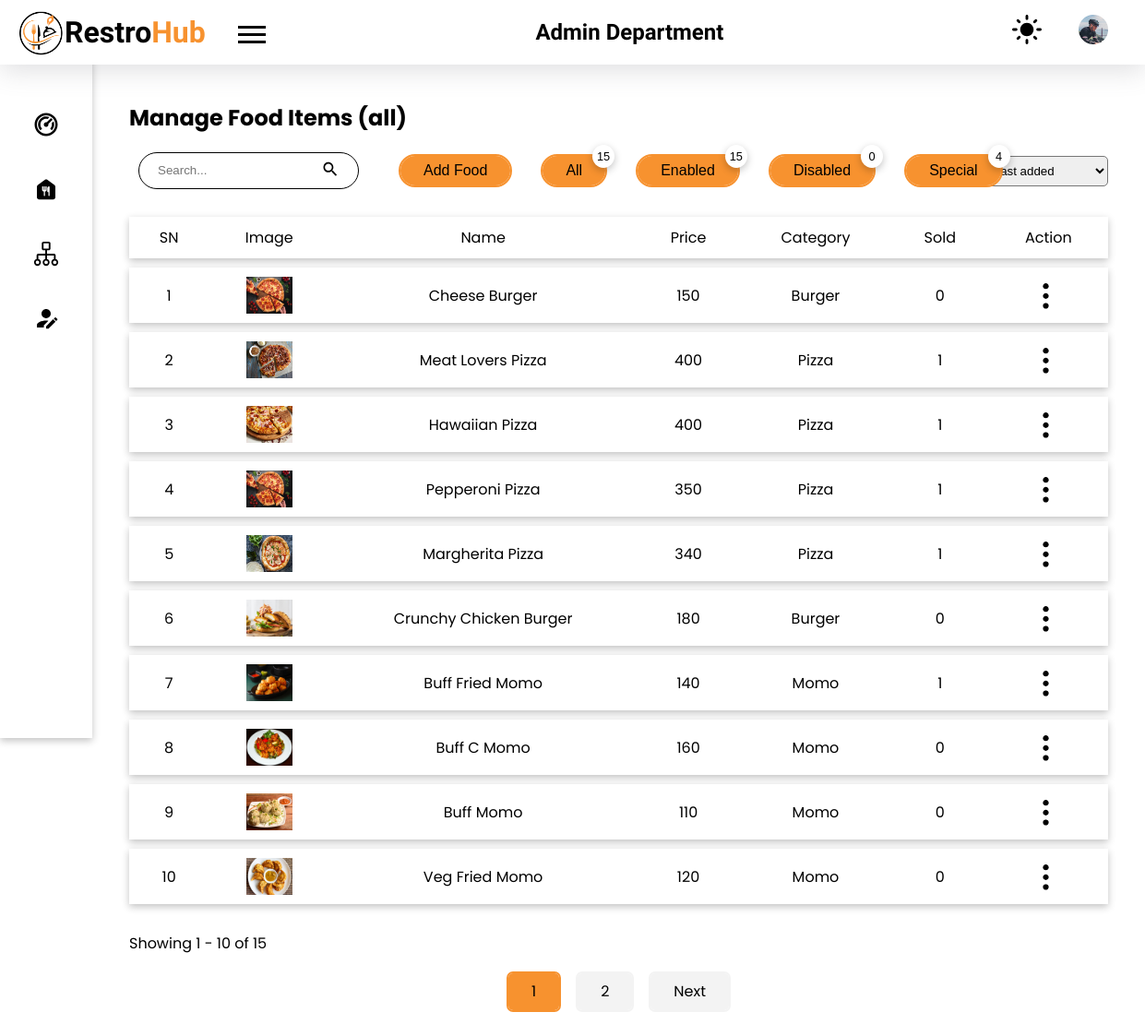
Screenshot of /admin/manage-foods.php (signed in) with the database file from the repository.
### tables this page shows
CREATE TABLE `food` (
  `f_id` int(11) NOT NULL,
  `img` varchar(100) DEFAULT NULL,
  `name` varchar(100) DEFAULT NULL,
  `price` int(11) DEFAULT NULL,
  `cooking_time` int(11) DEFAULT NULL,
  `description` varchar(500) NOT NULL,
  `veg` int(1) NOT NULL,
  `product_id` varchar(30) NOT NULL,
  `short_desc` varchar(50) NOT NULL,
  `ingredients` varchar(500) NOT NULL,
  `disabled` int(11) NOT NULL,
  `special` int(11) NOT NULL,
  `category` int(11) NOT NULL
);

CREATE TABLE `category` (
  `cat_id` int(11) NOT NULL,
  `image` varchar(100) NOT NULL,
  `cat_name` varchar(50) NOT NULL
);

### admin/components/calculate-offset.php (called while the page is built, shortened)
<?php
if (isset($_GET['page'])) {
    $page = mysqli_real_escape_string($conn, $_GET['page']);
    if (!is_numeric($page)) {
        $page = 1;
    }
} else {
    $page = 1;
}
$offset = intval(($page - 1) * $limit);
?>

### admin/manage-foods.php (the view, shortened to what this page needs)
<!DOCTYPE html>
<html lang="en">
<head>
    <link rel="stylesheet" href="../styles/style.css">
</head>
<body>
    <?php
    require("./components/header.php");
    require("./components/sidebar.php");
    ?>
    <main class="admin_dashboard_body">
        <section class="dashboard_inner-head flex items-center">
            <h2>Manage Food Items <?php if (isset($_GET['filter-by']))
                                        echo "(" . $_GET['filter-by'] . ")"; ?></h2>
        </section>
                            <?php
                            require("../config.php");
                            ?>
        <div class="flex items-center mt-20">
            <div class="flex items-center">
                <form action="#" method="post" class="search_form border-curve-lg">
                    <div class="flex items-center">
                        <input type="search" placeholder="Search..." class="no_outline search_employee" name="search-employee" id="search-employee">
                        <button type="submit" class="no_bg no_outline"><img src="../images/ic_search.svg" alt="search icon"></button>
                    </div>
                </form>
                <button class="button ml-35 border-curve-lg popper-btn">Add Food</button>
                <?php
                $sql = "SELECT * FROM food";
                $result = mysqli_query($conn, $sql);
                $count = mysqli_num_rows($result);
                $sql_enabled = "SELECT * FROM food where disabled = 0";
                $result_enabled = mysqli_query($conn, $sql_enabled);
                $count_enabled = mysqli_num_rows($result_enabled);
                $sql_disabled = "SELECT * FROM food where disabled = 1";
                $result_disabled = mysqli_query($conn, $sql_disabled);
                $count_disabled = mysqli_num_rows($result_disabled);
                $sql_special = "SELECT * FROM food where special = 1";
                $result_special = mysqli_query($conn, $sql_special);
                $count_special = mysqli_num_rows($result_special);
                ?>
                <a href="?filter-by=all" class="ml-35">
                    <button class="button border-curve-lg relative">All
                        <div class="count-top shadow"><?php
                                                        echo $count;
                                                        ?>
                        </div>
                    </button>
                </a>
                <a href="?filter-by=enabled" class="ml-35">
                    <button class="button border-curve-lg relative">Enabled
                        <div class="count-top shadow"><?php
                                                        echo $count_enabled;
                                                        ?>
                        </div>
                    </button>
                </a>
                <a href="?filter-by=disabled" class="ml-35">
                    <button class="button border-curve-lg relative">Disabled
                        <div class="count-top shadow"><?php
                                                        echo $count_disabled;
                                                        ?>
                        </div>
                    </button>
                </a>
                <a href="?filter-by=special" class="ml-35">
                    <button class="button border-curve-lg relative">Special
                        <div class="count-top shadow"><?php
                                                        echo $count_special;
                                                        ?>
                        </div>
                    </button>
                </a>
            </div>
            <div class="filter flex items-center">
                <form action="#" method="post" class="filter-form">
                    <select name="cat-filter" class="p_7-20 border-curve pointer" id="cat-filter">
                        <option value="last-added" class="pointer" selected>Last added</option>
                    </select>
                </form>
            </div>
        </div>
        <?php
        $limit = 10;
        require './components/calculate-offset.php';
        if (isset($_GET['filter-by'])) {
            $filter_by = $_GET['filter-by'];
            if ($filter_by == 'all') {
                $sql = "SELECT * FROM food order by f_id desc limit $offset, $limit";
            } else if ($filter_by == 'enabled') {
                $sql = "SELECT * FROM food where disabled = 0 order by f_id desc limit $offset, $limit";
            } else if ($filter_by == 'disabled') {
                $sql = "SELECT * FROM food where disabled = 1 order by f_id desc limit $offset, $limit";
            } else if ($filter_by == 'special') {
                $sql = "SELECT * FROM food where special = 1 order by f_id desc limit $offset, $limit";
            }
        } else {
            $_SESSION['filter-by'] = 'all';
            $sql = "SELECT * FROM food order by f_id desc limit $offset, $limit";
        }
        $res = mysqli_query($conn, $sql) or die("Could not fetch food items from database");
        if (mysqli_num_rows($res) > 0) {
        ?>
            <table class="mt-20">
                <tr class="shadow">
                    <th>SN</th>
                    <th>Image</th>
                    <th>Name</th>
                    <th>Price</th>
                    <th>Category</th>
                    <th>Sold</th>
                    <th>Action</th>
                </tr>
                <?php
                $i = $offset;
                while ($row = mysqli_fetch_assoc($res)) {
                    $i++;
                    $cat_id = $row['category'];
                    $sql_cat = "select cat_name from category where cat_id = $cat_id";
                    $res_cat = mysqli_query($conn, $sql_cat) or die("Could not fetch category name from database");
                    $row_cat = mysqli_fetch_assoc($res_cat);
                    $cat_name = $row_cat['cat_name'];
                    $total_sold = "select (count(orders.f_id) * orders.qty) as total_sold
                                    from orders
                                    inner join aos on orders.id = aos.order_id
                                    where aos.status = 'delivered'
                                    and orders.f_id = $row[f_id]";
                    $res_sold = mysqli_query($conn, $total_sold) or die("Could not fetch total sold from database");
                    $row_sold = mysqli_fetch_assoc($res_sold);
                    $total_sold = $row_sold['total_sold'];
                    if ($total_sold == null) {
                        $total_sold = 0;
                    }
                ?>
                    <tr class="shadow">
                        <td><?php echo $i; ?></td>
                        <td>
                            <img src="../uploads/foods/<?php echo $row['img']; ?>" alt="food image" class="table_food-img">
                        </td>
                        <td><?php echo $row['name']; ?></td>
                        <td><?php echo $row['price']; ?></td>
                        <td><?php echo $cat_name; ?></td>
                        <td><?php echo $total_sold; ?></td>
                        <td class="table_action_container">
                            <button class="no_bg no_outline table_option-menu">
                                <img src="../images/ic_options.svg" alt="options menu">
                            </button>
                        </td>
                    </tr>
                <?php } ?>
            </table>
        <?php
            require './components/pagination.php';
        } else
            echo "<p class='mt-20'>No Record Found</p>";
        ?>
    </main>
</body>
</html>

### rows the page displays
food: img (picture), name "Cheese Burger", price "150", category.cat_name "Burger", total_sold "0"
food: img (picture), name "Meat Lovers Pizza", price "400", category.cat_name "Pizza", total_sold "1"
food: img (picture), name "Hawaiian Pizza", price "400", category.cat_name "Pizza", total_sold "1"
food: img (picture), name "Pepperoni Pizza", price "350", category.cat_name "Pizza", total_sold "1"
food: img (picture), name "Margherita Pizza", price "340", category.cat_name "Pizza", total_sold "1"
food: img (picture), name "Crunchy Chicken Burger", price "180", category.cat_name "Burger", total_sold "0"
food: img (picture), name "Buff Fried Momo", price "140", category.cat_name "Momo", total_sold "1"
food: img (picture), name "Buff C Momo", price "160", category.cat_name "Momo", total_sold "0"
food: img (picture), name "Buff Momo", price "110", category.cat_name "Momo", total_sold "0"
food: img (picture), name "Veg Fried Momo", price "120", category.cat_name "Momo", total_sold "0"

### other values shown
$_GET['filter-by'] "all"
$count "15"
$count_enabled "15"
$count_disabled "0"
$count_special "4"
$offset + 1 "1"
$offset + $limit "10"
